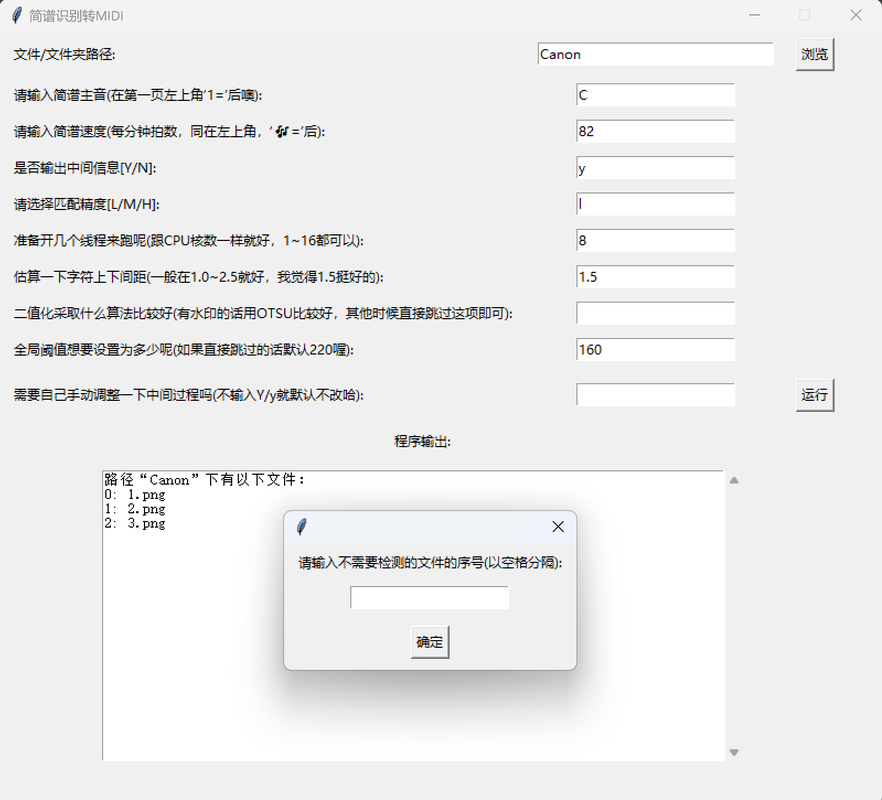
#> input picture 输入参数图示.png, 882 x 800 px, shrunk from 1599 x 1451 before the run; its folder holds only this picture in this run
$ python recognition.py
#> lines starting #> are read from the running program, lines starting #| are printed output that depends on the picture; after the words box and inside, x2 and y2 are one past the last pixel; in counts of white or black regions, pixels touching at a corner belong together
#> the answer given: 输入参数图示.png
import os
import cv2
import time
import threading
import numpy as np
from KdTree import KDTree


class Recognition:
    IMAGE_NOT_FOUND_ERROR = "未找到指定文件，请检查路径上是否存在该图片。"
    FILE_NOT_OPENED_ERROR = "尚未打开图片，无法进行处理。"
    EMPTY_BAR_LINE_ERROR = "图片中未识别到小节线，无法进行分节。"
    FOLDER_NOT_FOUND_ERROR = "未发现采样数对应的系列模板，请检查同目录下是否存在文件夹"
    # 字典NAME_REFLECTION是为了方便输出debug信息而设立的，debug代码在__match()方法的尾段，正常运行时不会用到这个字典
    NAME_REFLECTION = {'b': "大括号", 'd': "点", 'f': "降号", 'h': "横线", 'n': "音符",
                       "sh": "升号", "sl": "连音线", 've': "竖线", 'vi': "颤音线"}
    NUMBER_SET = ['0', '1', '2', '3', '4', '5', '6', '7']

    """
    关于初始化类参数的说明：
    imgPath是图片在电脑硬盘中的路径，如果将图片放在该recognition.py同目录下，那么直接输入图片全名就好，包括扩展名；
    speed是曲谱的速度，一般写在简谱第一页的左上角；
    major是简谱的调性，像是C大调之类的，一般与也写在简谱第一页的左上角；
    beat是简谱的节拍，一般与调性一起写在简谱第一页的左上角；
    delta_range是一个可以灵活调整的参数，这与语法分析部分的算法有关，
    一般的原则是在简谱音符部分，字符上下间隔越大，delta_range就要设置得越大，一般默认在1.0左右，
    像我找的Flower Dance简谱，就设置在1.2就好，1.0的话偶尔会漏掉几个低音点或高音点；
    print_info是一个只能是1或0的伪布尔型常量，用以指示是否输出过程信息，
    1代表输出中间分析过程，0代表不输出，
    如果用其他py模块导入这个类，感觉还是不输出比较简洁，
    在调用类初始化方法时设置print_info为其他值即可，只要不是0，就会认作1；
    match_precision是用来控制匹配精度的，需要取正整数，默认为1，
    这个值越大，代表匹配精度越低，但匹配用时将呈倍数减少，可以权衡一下，
    通常设置为2时结果不会出错，但设置为3就会开始出现识别错误了；
    值得一提的是__match()方法的匹配方案目前采取KD树算法，时间复杂度相当于o(nlogn)，
    经代码作者计算，相较于先前的线性扫描法，结合match_precision参数，
    现在的KD树算法在精度没有任何损失的情况下，匹配部分的速度提升至3.52倍。
    """

    def __init__(self, imgPath, speed=120, tonic='C', beat="4/4", delta_range=1.0,
                 print_info=1, match_precision=1, thread_num=1, sampling_rate=1,
                 threshold_method="global", threshold=160):
#> called with imgPath = '输入参数图示.png', speed = 120, tonic = 'C', beat = '4/4', delta_range = 1.5, print_info = 0, match_precision = 2, thread_num = 8
        self.srcImg = cv2.imread(imgPath)
#> self.srcImg is the input picture: shape (800, 882, 3); mean B, G, R 237, 237, 236.9
        self.imgname = imgPath.split('/')[-1].split('\\')[-1].split('.')[0]
        self.ospath = os.getcwd()
        self.speed = speed
        self.tonic = tonic
        self.beat_per_section, self.beat = list(map(lambda x: int(x), beat.split("/")))
        self.base_note = 4
        self.delta_range = delta_range
        self.print_info = 0 if type(print_info) == int and print_info == 0 else 1
        self.print_info_end = '' if self.print_info == 0 else '\n'
        self.match_precision = match_precision
        if type(thread_num) is int:
            if thread_num < 1:
                thread_num = 1
            elif thread_num > 16:
                thread_num = 16
            self.thread_num = thread_num
        else:
            self.thread_num = 1
        self.sampling_rate = sampling_rate
        if type(threshold_method) is str:
            threshold_method = threshold_method.upper()
        else:
            threshold_method = "global"
        if threshold_method != "OTSU":
            threshold_method = "global"
            self.threshold = threshold
        else:
            self.threshold = 0
        self.threshold_method = threshold_method

        self.frame = []
        self.sorted_frame = []
        self.contours = []
        self.isDoublePianoNMN = False
        self.sections = []
        self.contours_alter_index = {}
        self.recognition_result = []
        self.timeline_result = []
        self.long_bar_line_num = 0
        if type(self.srcImg) is not np.ndarray:
            print(self.IMAGE_NOT_FOUND_ERROR)

    def recognize(self):
        if type(self.srcImg) is not np.ndarray:
            print(self.FILE_NOT_OPENED_ERROR)
            return False

        print("......正在识别" + self.imgname + "......")
        if self.__preProcess():
            print("......已完成二值化处理......" * self.print_info, end=self.print_info_end)
        if self.__locate():
            print("......已完成轮廓定位......" * self.print_info, end=self.print_info_end)
        if self.__match():
            print("......已完成符号匹配......" * self.print_info, end=self.print_info_end)
        else:
            return False
        if self.__split():
            print("......已完成小节分区......" * self.print_info, end=self.print_info_end)
            if self.isDoublePianoNMN:
                print("......检测到钢琴双手简谱......" * self.print_info, end=self.print_info_end)
            if self.__category():
                print("......已完成小节内符号定位......" * self.print_info, end=self.print_info_end)
        else:
            return False
        if self.__build_contours_alter_index():
            print("......已完成所有符号定位......" * self.print_info, end=self.print_info_end)
        if self.__rhythm():
            print("......已完成节奏识别......" * self.print_info, end=self.print_info_end)
        if self.isDoublePianoNMN:
            if self.__process_Double_section():
                print("......已完成钢琴双手简谱小节合并......" * self.print_info, end=self.print_info_end)
                print("......已完成音符事件时间线整理......" * self.print_info, end=self.print_info_end)
        else:
            if self.__process_section():
                print("......已完成音符事件时间线整理......" * self.print_info, end=self.print_info_end)
        return True

    def getRecognitionResult(self):
        return self.recognition_result

    def getTimelineResult(self):
        return self.timeline_result

    def getSpeed(self):
        return self.speed

    def saveInfo(self):
        if self.recognition_result:
            result_recognition_file = open(self.imgname + ".txt", 'w', encoding="utf8")
            for i in self.recognition_result:
                result_recognition_file.write(str(i) + '\n')
            result_recognition_file.close()
        else:
            return False
        if self.print_info == 1:
            print("......已将识别信息保存至文件" + self.imgname + ".txt......")
        return True

    def saveTimelineInfo(self):
        if self.timeline_result:
            result_timeline_file = open(self.imgname + "_timeline.txt", "w", encoding="utf8")
            for i in self.timeline_result:
                result_timeline_file.write(str(i) + '\n')
            result_timeline_file.close()
        else:
            return False
        if self.print_info == 1:
            print("......已将时间线信息保存至文件" + self.imgname + "_timeline.txt......")

    # [13 lines left out: function readInfo, not called in this run]

    def __preProcess(self):
        # 主要使用全局阈值进行二值化，包括灰度化处理.
        dst = cv2.cvtColor(self.srcImg, cv2.COLOR_BGR2GRAY)
        if self.threshold == "OTSU":
            self.ret, self.thImg = cv2.threshold(dst, self.threshold, 255, cv2.THRESH_BINARY+cv2.THRESH_OTSU)
        else:
            self.ret, self.thImg = cv2.threshold(dst, self.threshold, 255, cv2.THRESH_BINARY)
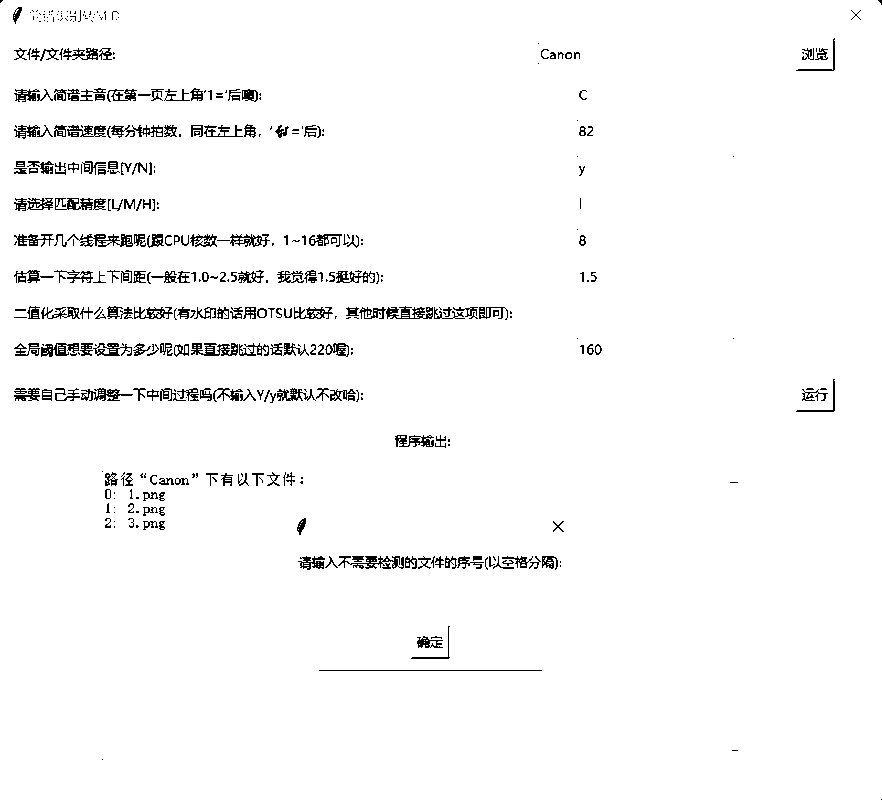
#> self.thImg: shape (800, 882); 97.1% white; black in thin lines or dots
#> self.ret = 160
        """ 显示二值化后的图片
        print("阈值为" + str(self.ret) + ".")
        #cv2.namedWindow("thresholding", cv2.WINDOW_NORMAL)
        cv2.imshow("thresholding", self.thImg)
        cv2.waitKey(0)
        cv2.destroyAllWindows()#"""
        return True

    def __locate(self):
        # 使用轮廓检测定位
        contours, self.hierarchy = cv2.findContours(self.thImg, cv2.RETR_TREE, cv2.CHAIN_APPROX_NONE)
#> contours = 1084 contours, 763 with area under 20; largest, box (x1, y1, x2, y2) and area: (0, 0, 882, 800) 703905, (190, 342, 239, 357) 538, (318, 669, 543, 672) 446, (80, 387, 134, 402) 422, (385, 305, 426, 320) 419; self.hierarchy = 1084 rows, first 6: [-1, -1, 1, -1], [2, -1, -1, 0], [3, 1, -1, 0], [4, 2, -1, 0], [5, 3, -1, 0], [6, 4, -1, 0]
        self.contours = contours[1:]
#> self.contours = 1083 contours, 763 with area under 20; largest, box (x1, y1, x2, y2) and area: (190, 342, 239, 357) 538, (318, 669, 543, 672) 446, (80, 387, 134, 402) 422, (385, 305, 426, 320) 419, (394, 434, 435, 448) 399
        """ 在原图基础上画上定位到的轮廓，并保存为一张新图片
        ctImg = cv2.drawContours(self.srcImg, self.contours, -1, (255, 0, 0), 1)
        ''' 直接显示含有轮廓的原图
        #cv2.namedWindow("contours", cv2.WINDOW_NORMAL)
        cv2.imshow("contours", ctImg)
        cv2.waitKey(0)
        cv2.destroyAllWindows()
        #'''
        cv2.imwrite(self.imgname + "_contours.png", ctImg)
        print("......已生成轮廓图......"  * self.print_info)#"""
        # 提取包裹一个轮廓的最小矩形的顶点坐标(当然矩形的边一定是与坐标轴平行的)
        for i in self.contours:
            horizontal = list(map(lambda x: x[0][0], i))
            vertical = list(map(lambda x: x[0][1], i))
            self.frame.append([min(vertical), max(vertical), min(horizontal), max(horizontal)])
#> this loop made 1083 passes
#> (horizontal, vertical) on passes 8, 9, 11: ([419], [644]), ([424], [642]), ([424], [640])
#> after the loop, self.frame = 1083 items, first 6: [758, 760, 101, 103], [749, 751, 731, 738], [669, 671, 318, 542], [646, 648, 429, 431], [635, 639, 430, 442], [635, 648, 416, 443]
        return True

    def __match(self):
        """
        current_time = time.localtime()
        time_str = time.strftime("%Y-%m-%d %H:%M:%S", current_time)
        print(time_str)#"""

        print("......准备进行字符匹配，这可能需要一些时间......" * self.print_info, end=self.print_info_end)

        # [11 lines left out: function readTemplate, not called in this run]

        templates = []
        templates_dir_name = self.ospath + "\\" + "templates" + "_" * (self.sampling_rate - 1)
        try:
            templates_dir = os.listdir(templates_dir_name)
        except:
            print(self.FOLDER_NOT_FOUND_ERROR + "templates" + "_" * (self.sampling_rate - 1))
            return False
        for i in templates_dir:
            template_dir_name = templates_dir_name + "\\" + i
            template_dir = os.listdir(template_dir_name)
            for j in template_dir:
                template_path = template_dir_name + "\\" + j
                templates.append([i, readTemplate(template_path)])

        # [65 lines left out: function matchUsingThread, not called in this run]

        frame_length = len(self.frame)
        frame_parts = []
        part_length = int(frame_length / self.thread_num)
        front = 0
        behind = part_length
        if behind == 0:
            frame_parts.append([0, frame_length])
        else:
            while behind < frame_length:
                frame_parts.append([front, behind])
                front = behind
                behind += part_length
            frame_parts.append([front, frame_length])

        # [12 lines left out: function showProgress, not called in this run]

        thread_list = []
        for frame_part in frame_parts:
            thread = threading.Thread(target=matchUsingThread, args=(frame_part[0], frame_part[1]))
            thread_list.append(thread)
        if self.print_info == 1:
            thread_list.append(threading.Thread(target=showProgress, args=()))
        for thread in thread_list:
            thread.start()
        for thread in thread_list:
            thread.join()
        """
        current_time = time.localtime()
        time_str = time.strftime("%Y-%m-%d %H:%M:%S", current_time)
        print(time_str)#"""

        """ # 将轮廓划分结果的切片保存为图片，放在一个文件夹里
        dirpath = self.ospath + "/" + self.imgname + "_slices"
        if not os.path.exists(dirpath):
            os.mkdir(dirpath)
        for num in range(len(self.frame)):
            i = self.frame[num]
            i[1] += 1 if i[0] == i[1] else 0
            i[3] += 1 if i[2] == i[3] else 0
            currentFrame = self.thImg[i[0]: i[1] + 1, i[2]: i[3] + 1]
            cv2.imwrite(dirpath + "\\frame" + str(num) + ".png", currentFrame)
        print("......已生成切片......")
        # 将符号匹配结果保存为txt文档
        f = open(self.imgname + "_recogResult.txt", "w")
        for i in range(len(self.frame)):
            if self.frame[i][4] in self.NAME_REFLECTION.keys():
                f.write(f"{i}: {self.NAME_REFLECTION[self.frame[i][4]]}\n")
            else:
                f.write(f"{i}: {self.frame[i][4]}\n")
        f.close()  # """

        return True

    # [426 lines left out: functions __split, __category, __build_contours_alter_index, __rhythm, __get_base_line, __get_character_on_base_line and 6 more, not called in this run]


if __name__ == "__main__":
    imgPath = input("请输入图片的路径：")
    imgRecognition = Recognition(imgPath, delta_range=1.5, print_info=0,
                                 match_precision=2, thread_num=8, sampling_rate=2)
    imgRecognition.recognize()
    imgRecognition.saveInfo()
    imgRecognition.saveTimelineInfo()
